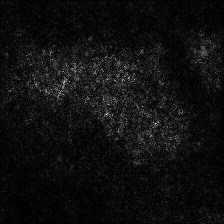
#> input picture saliency_maps/smap/1.jpg, 224 x 224 px; its folder holds only this picture in this run
$ python saliency_analysis.py   (older library calls are emulated)
#> lines starting #> are read from the running program, lines starting #| are printed output that depends on the picture
# quantitative comparisons

from skimage.metrics import structural_similarity as compare_ssim
from skimage.metrics import mean_squared_error as compare_mse
import cv2
import os
import numpy as np
import matplotlib.pyplot as plt

def listdir(path, list_name):  #传入存储的list
    for file in os.listdir(path):
        file_path = os.path.join(path, file)
        if os.path.isdir(file_path):
            listdir(file_path, list_name)
        else:
            list_name.append(file_path)

smap_path1 = 'saliency_maps/smap'
smap_path2 = 'saliency_maps/monet/smap'
smap_dir1 = []
smap_dir2 = []
if not os.path.exists('saliency_maps/difference'):
    os.makedirs('saliency_maps/difference')
save_path = 'saliency_maps/difference/'
listdir(smap_path1, smap_dir1)
listdir(smap_path2, smap_dir2)
smap_dir1.sort()
smap_dir2.sort()
ssim_score_list = []
mse_list = []
mean_original = []
mean_monet = []

for i in range(15):
    # load the two input images
    im1 = cv2.imread(smap_dir1[i])
#> im1 is the input picture: shape (224, 224, 3); min 0, max 255, mean 15.5
    im2 = cv2.imread(smap_dir2[i])
    # # convert the images to grayscale
    im1 = cv2.cvtColor(im1, cv2.COLOR_BGR2GRAY)
#> im1: shape (224, 224)
    im2 = cv2.cvtColor(im2, cv2.COLOR_BGR2GRAY)
    # qualitative comparisons
    im3 = np.zeros((224,224),dtype='uint8')
    im3 = cv2.addWeighted(im2, -1, im3, 0, 255, 0)
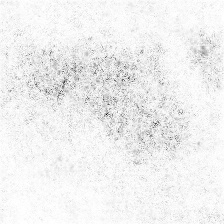
#> im3: shape (224, 224); min 0, max 255, mean 239.5
    oppsite = cv2.addWeighted(im1, 0.5, im3, 0.5, 0).astype("uint8")
#> oppsite: shape (224, 224); every value is 128
    cv2.imwrite(save_path + f"opp_{i}.jpg", oppsite)
    # quantitative
    # compute the Structural Similarity Index (SSIM) between the two images, ensuring that the difference image is returned

#> (the run stopped early here; a loop or call above may not have finished)

$ run again, on saliency_maps/smap/13.jpg
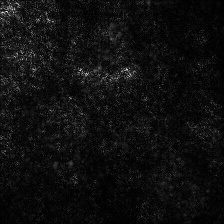
#> input picture saliency_maps/smap/13.jpg, 224 x 224 px
#> im1 is the input picture: shape (224, 224, 3); min 0, max 252, mean 14.9
#> im1: shape (224, 224)
#> `im3 = cv2.addWeighted(im2, -1, im3, 0, 255, 0)`:
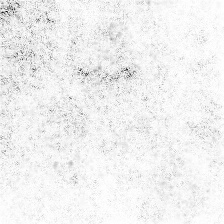
#> im3: shape (224, 224); min 3, max 255, mean 240.1
#> oppsite: shape (224, 224); every value is 128

$ run again, on saliency_maps/smap/15.jpg
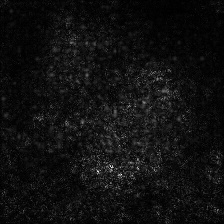
#> input picture saliency_maps/smap/15.jpg, 224 x 224 px
#> im1 is the input picture: shape (224, 224, 3); min 0, max 255, mean 16.1
#> im1: shape (224, 224)
#> `im3 = cv2.addWeighted(im2, -1, im3, 0, 255, 0)`:
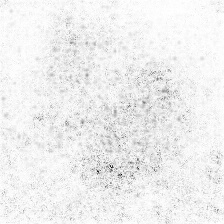
#> im3: shape (224, 224); min 0, max 255, mean 238.9
#> oppsite: shape (224, 224); every value is 128

$ run again, on saliency_maps/smap/2.jpg
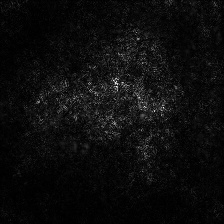
#> input picture saliency_maps/smap/2.jpg, 224 x 224 px
#> im1 is the input picture: shape (224, 224, 3); min 0, max 255, mean 12.5
#> im1: shape (224, 224)
#> `im3 = cv2.addWeighted(im2, -1, im3, 0, 255, 0)`:
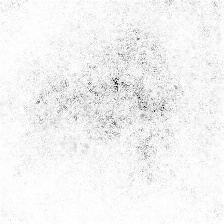
#> im3: shape (224, 224); min 0, max 255, mean 242.5
#> oppsite: shape (224, 224); every value is 128

$ run again, on saliency_maps/smap/10.jpg
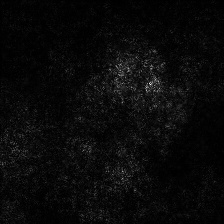
#> input picture saliency_maps/smap/10.jpg, 224 x 224 px
#> im1 is the input picture: shape (224, 224, 3); min 0, max 255, mean 9.6
#> im1: shape (224, 224)
#> `im3 = cv2.addWeighted(im2, -1, im3, 0, 255, 0)`:
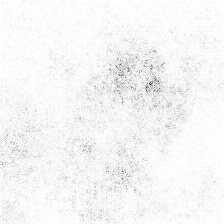
#> im3: shape (224, 224); min 0, max 255, mean 245.4
#> oppsite: shape (224, 224); every value is 128
